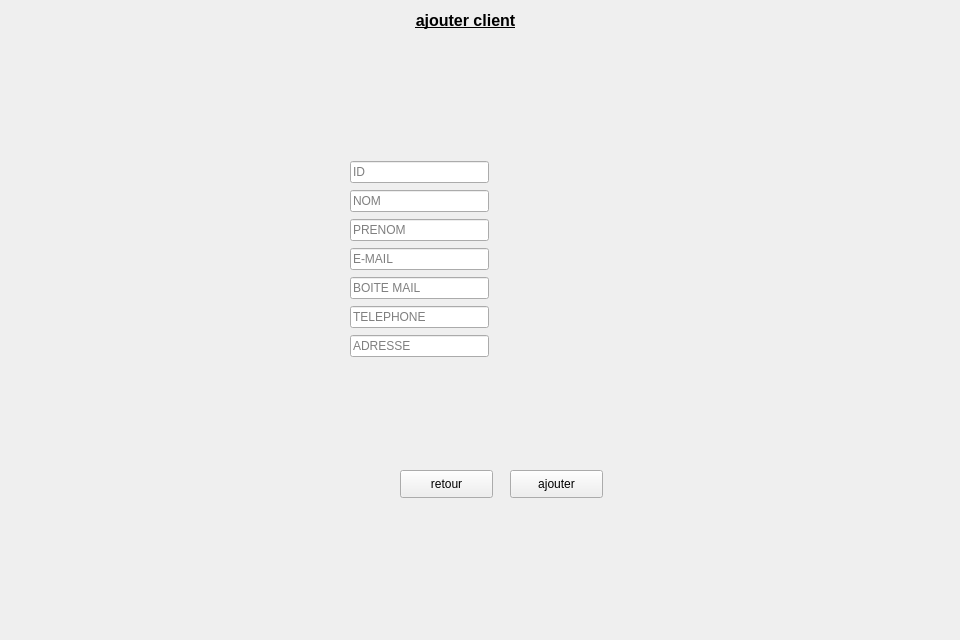
      <widget class="QWidget" name="widget">
       <attribute name="title">
        <string>Ajouter</string>
       </attribute>
       <widget class="QLabel" name="label_8">
        <property name="geometry">
         <rect>
          <x>-10</x>
          <y>-10</y>
          <width>951</width>
          <height>631</height>
         </rect>
        </property>
        <property name="text">
         <string/>
        </property>
        <property name="pixmap">
         <pixmap>../../Desktop/images qt/fond.jpg</pixmap>
        </property>
        <property name="scaledContents">
         <bool>true</bool>
        </property>
       </widget>
       <widget class="QPushButton" name="ajoutercl">
        <property name="geometry">
         <rect>
          <x>510</x>
          <y>470</y>
          <width>93</width>
          <height>28</height>
         </rect>
        </property>
        <property name="text">
         <string>ajouter</string>
        </property>
       </widget>
       <widget class="QPushButton" name="retour">
        <property name="geometry">
         <rect>
          <x>400</x>
          <y>470</y>
          <width>93</width>
          <height>28</height>
         </rect>
        </property>
        <property name="text">
         <string>retour</string>
        </property>
       </widget>
       <widget class="QLabel" name="label_18">
        <property name="geometry">
         <rect>
          <x>10</x>
          <y>0</y>
          <width>911</width>
          <height>41</height>
         </rect>
        </property>
        <property name="text">
         <string>&lt;html&gt;&lt;head/&gt;&lt;body&gt;&lt;p align=&quot;center&quot;&gt;&lt;span style=&quot; font-size:12pt; font-weight:600; text-decoration: underline;&quot;&gt;ajouter client&lt;/span&gt;&lt;/p&gt;&lt;/body&gt;&lt;/html&gt;</string>
        </property>
       </widget>
       <widget class="QWidget" name="layoutWidget_5">
        <property name="geometry">
         <rect>
          <x>350</x>
          <y>160</y>
          <width>139</width>
          <height>198</height>
         </rect>
        </property>
        <layout class="QVBoxLayout" name="verticalLayout_3">
         <item>
          <widget class="QLineEdit" name="ID">
           <property name="placeholderText">
            <string>ID</string>
           </property>
          </widget>
         </item>
         <item>
          <widget class="QLineEdit" name="NOM">
           <property name="placeholderText">
            <string>NOM</string>
           </property>
          </widget>
         </item>
         <item>
          <widget class="QLineEdit" name="PRENOM">
           <property name="placeholderText">
            <string>PRENOM</string>
           </property>
          </widget>
         </item>
         <item>
          <widget class="QLineEdit" name="MAIL">
           <property name="placeholderText">
            <string>E-MAIL</string>
           </property>
          </widget>
         </item>
         <item>
          <widget class="QLineEdit" name="BOITE">
           <property name="placeholderText">
            <string>BOITE MAIL</string>
           </property>
          </widget>
         </item>
         <item>
          <widget class="QLineEdit" name="TEL">
           <property name="text">
            <string/>
           </property>
           <property name="placeholderText">
            <string>TELEPHONE</string>
           </property>
          </widget>
         </item>
         <item>
          <widget class="QLineEdit" name="ADRESSE">
           <property name="placeholderText">
            <string>ADRESSE</string>
           </property>
          </widget>
         </item>
        </layout>
       </widget>
      </widget>
